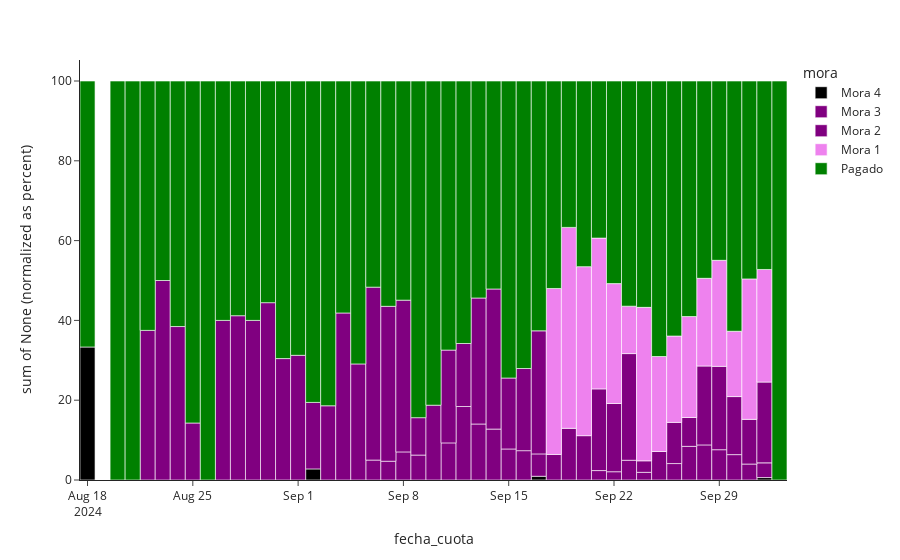

The code cell stored with this chart in its notebook:
### Code cell
# Cuotas impagos cantidad 
fig = px.histogram(historico, template='simple_white', x=historico.fecha_cuota, histfunc='sum', color='mora', barnorm='percent',
                   color_discrete_map={'Mora 4':'black','Mora 3':'purple','Mora 2':'purple','Mora 1':'violet', 'Pagado':'green','Al día':'lightblue'},
                   category_orders={'quincena':['4','3','2','1'],
                                    'mora':['Mora 4','Mora 3','Mora 2','Mora 1','Al día','Pagado']})

fig.show()

### Figure 1 — Plotly figure (JSON) as saved in the notebook; plotly's stock layout.template omitted (floating-point values rounded to 4 significant figures; data arrays with more than 128 entries replaced by an {"elided": "..."} marker saying what was removed)
{"data": [{"alignmentgroup": "True", "bingroup": "x", "histfunc": "sum", "hovertemplate": "mora=Mora 4<br>fecha_cuota=%{x}<br>sum of None (normalized as percent)=%{y}<extra></extra>", "legendgroup": "Mora 4", "marker": {"color": "black", "pattern": {"shape": ""}}, "name": "Mora 4", "offsetgroup": "Mora 4", "orientation": "v", "showlegend": true, "type": "histogram", "x": ["2024-08-18T00:00:00", "2024-09-02T00:00:00", "2024-09-17T00:00:00", "2024-10-02T00:00:00"], "xaxis": "x", "yaxis": "y"}, {"alignmentgroup": "True", "bingroup": "x", "histfunc": "sum", "hovertemplate": "mora=Mora 3<br>fecha_cuota=%{x}<br>sum of None (normalized as percent)=%{y}<extra></extra>", "legendgroup": "Mora 3", "marker": {"color": "purple", "pattern": {"shape": ""}}, "name": "Mora 3", "offsetgroup": "Mora 3", "orientation": "v", "showlegend": true, "type": "histogram", "x": {"elided": "189 str values"}, "xaxis": "x", "yaxis": "y"}, {"alignmentgroup": "True", "bingroup": "x", "histfunc": "sum", "hovertemplate": "mora=Mora 2<br>fecha_cuota=%{x}<br>sum of None (normalized as percent)=%{y}<extra></extra>", "legendgroup": "Mora 2", "marker": {"color": "purple", "pattern": {"shape": ""}}, "name": "Mora 2", "offsetgroup": "Mora 2", "orientation": "v", "showlegend": true, "type": "histogram", "x": {"elided": "534 str values"}, "xaxis": "x", "yaxis": "y"}, {"alignmentgroup": "True", "bingroup": "x", "histfunc": "sum", "hovertemplate": "mora=Mora 1<br>fecha_cuota=%{x}<br>sum of None (normalized as percent)=%{y}<extra></extra>", "legendgroup": "Mora 1", "marker": {"color": "violet", "pattern": {"shape": ""}}, "name": "Mora 1", "offsetgroup": "Mora 1", "orientation": "v", "showlegend": true, "type": "histogram", "x": {"elided": "573 str values"}, "xaxis": "x", "yaxis": "y"}, {"alignmentgroup": "True", "bingroup": "x", "histfunc": "sum", "hovertemplate": "mora=Pagado<br>fecha_cuota=%{x}<br>sum of None (normalized as percent)=%{y}<extra></extra>", "legendgroup": "Pagado", "marker": {"color": "green", "pattern": {"shape": ""}}, "name": "Pagado", "offsetgroup": "Pagado", "orientation": "v", "showlegend": true, "type": "histogram", "x": {"elided": "1720 str values"}, "xaxis": "x", "yaxis": "y"}], "layout": {"barmode": "relative", "barnorm": "percent", "legend": {"title": {"text": "mora"}, "tracegroupgap": 0}, "margin": {"t": 60}, "xaxis": {"anchor": "y", "domain": [0, 1], "title": {"text": "fecha_cuota"}}, "yaxis": {"anchor": "x", "domain": [0, 1], "title": {"text": "sum of None (normalized as percent)"}}}}
